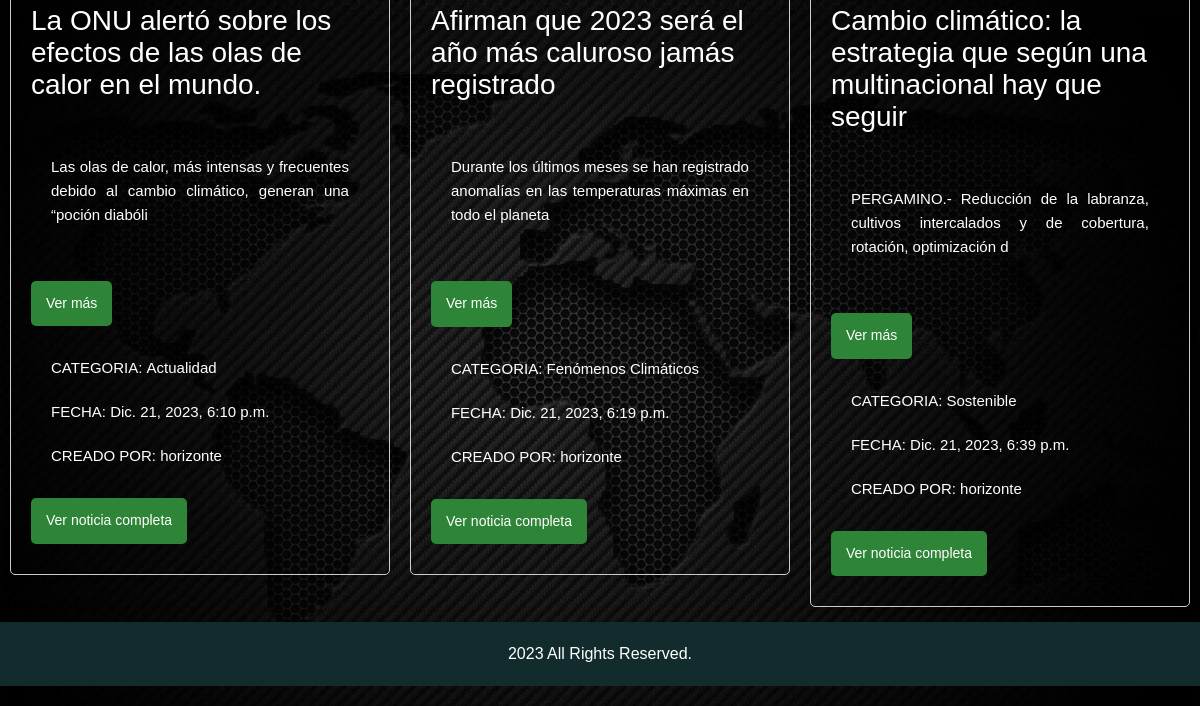
Before: /noticias/ (lower part) with the older database file.
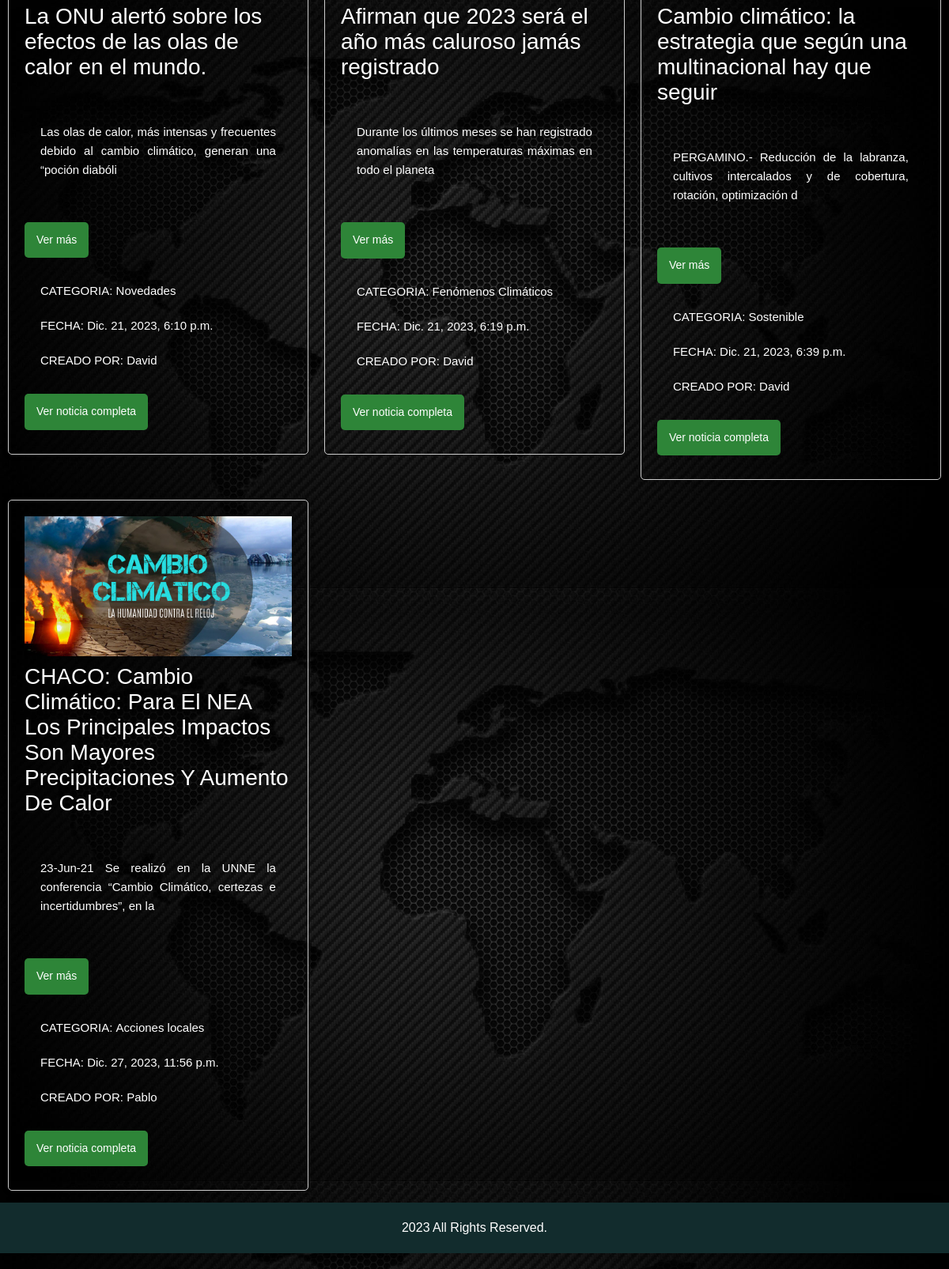
After: the same page with the newer database file.
### apps/noticias/models.py (models this page shows, shortened)
class Noticia(models.Model):
	creado = models.DateTimeField(
		'creado',
		auto_now_add=True)
	modificado = models.DateTimeField(
		'modificado',
		auto_now=True
		)
	titulo = models.CharField(max_length=200)
	contenido = models.TextField()
	imagen = models.ImageField(upload_to = 'noticias')
	categoria = models.ForeignKey(Categoria, on_delete = models.CASCADE)
	usuario = models.ForeignKey(User, on_delete = models.CASCADE)

class Categoria(models.Model):
	nombre = models.CharField(max_length = 100)
	def __str__(self):
		return self.nombre

### apps/noticias/views.py (the view)
# urls.py: path('', views.Home_Noticias, name="h_noticias"),
def Home_Noticias(request):
    contexto = {}
    cat = Categoria.objects.all()
    contexto['categorias'] = cat
    filtro = request.GET.get('categoria', None)
    orden = request.GET.get('orden', None)
    if not filtro or filtro == '0':
        todas = Noticia.objects.all()
    else:
        categoria_seleccionada = Categoria.objects.get(pk=filtro)
        todas = Noticia.objects.filter(categoria=categoria_seleccionada)
    if orden == "asc":
        todas = todas.order_by('creado')
    elif orden == 'dsc':
        todas = todas.order_by('-creado')
    contexto['noticias'] = todas
    return render(request, 'noticias/home_noticias.html', contexto)

### template/noticias/home_noticias.html (shortened to what this page needs)
{% extends 'home.html' %}
{% block contenido %}
<br><br><br><br>
{% for n in noticias %}
    <div class="column">
        <div class="news-item">
            <img src="{{ n.imagen.url }}" alt="Imagen de la noticia" class="news-image">
            <h2>{{ n.titulo }}</h2>
            {% if n.contenido|length > 100 %}
                <p>
                    <span id="contenido-preview-{{ n.pk }}">{{ n.contenido|slice:":100" }}</span>
                </p>
                <button data-noticia-id="{{ n.pk }}" onclick="mostrarMas(this)">Ver más</button>
            {% else %}
                    {{ n.contenido }}
            {% endif %}
            <p><strong>CATEGORIA: </strong>{{n.categoria}}</p>
            <p><strong>FECHA: </strong>{{n.creado}}</p>
            <p><strong>CREADO POR: </strong>{{n.usuario}}</p>
            <a class="boton-noticia" href="{% url 'noticias:detalle_noticia' n.pk %}">Ver noticia completa</a>
        </div>
    </div>
{% endfor %}
{% endblock contenido %}

### template/home.html (shortened to what this page needs)
{% extends 'base.html' %}
{%load static%}

### template/base.html (shortened to what this page needs)
{% load static%}
<!DOCTYPE html>
<html lang="en">
<head>
   <link rel="stylesheet" type="text/css" href="{% static 'css/bootstrap.min.css' %}">
   <link rel="stylesheet" type="text/css" href="{% static 'css/style.css' %}">
   <link rel="stylesheet" href="{% static 'css/responsive.css' %}">
   <link rel="stylesheet" href="{% static 'css/jquery.mCustomScrollbar.min.css' %}">
   <link rel="stylesheet" href="https://netdna.bootstrapcdn.com/font-awesome/4.0.3/css/font-awesome.css">
   <link rel="stylesheet" href="{% static 'css/owl.carousel.min.css' %}">
   <link rel="stylesheet" href="{% static 'css/owl.theme.default.min.css' %}">
   <link rel="stylesheet" href="https://cdnjs.cloudflare.com/ajax/libs/fancybox/2.1.5/jquery.fancybox.min.css"
      media="screen">
</head>
<body>
  <div class="header_section">
    <div class="header_main">
{% block contenido %}
{% endblock contenido %}
<div class="copyright_section">
    <div class="container">
       <p class="copyright_text">2023 All Rights Reserved. </a></p>
    </div>
</div>
 </body>
 </html>

### static/css/style.css (style rules this page uses)
* { box-sizing: border-box !important; transition: ease all 0.5s; }
html { scroll-behavior: smooth; }
body { color: #666666; font-size: 14px; line-height: 1.80857; font-weight: normal; overflow-x: hidden; font-family: 'Poppins', sans-serif; }
a { color: #1f1f1f; text-decoration: none !important; outline: none !important; -webkit-transition: all .3s ease-in-out; -moz-transition: all .3s ease-in-out; -ms-transition: all .3s ease-in-out; -o-transition: all .3s ease-in-out; transition: all .3s ease-in-out; }
h1, h2, h3, h4, h5, h6 { letter-spacing: 0; font-weight: normal; position: relative; padding: 0 0 10px 0; font-weight: normal; line-height: normal; color: #111111; margin: 0 }
h2 { font-size: 22px }
*, *::after, *::before { -webkit-box-sizing: border-box; -moz-box-sizing: border-box; box-sizing: border-box; }
p { margin: 20px; font-weight: 300; font-size: 15px; line-height: 24px; }
a { color: #222222; text-decoration: none; outline: none !important; }
a, .btn { text-decoration: none !important; outline: none !important; -webkit-transition: all .3s ease-in-out; -moz-transition: all .3s ease-in-out; -ms-transition: all .3s ease-in-out; -o-transition: all .3s ease-in-out; transition: all .3s ease-in-out; }
img { max-width: 100%; height: auto; }
button { border: 0; margin: 0; padding: 0; cursor: pointer; }
.header_section { width: 100%; float: left; background-image: url(../images/banner-bg.png); height: auto; background-size: 100%; padding: 0px 0px 20px 0px; }
.header_main { width: 100%; background-image: url(../images/header-bg.png); background-size: 100%; padding: 10px 0px 0px 0px; }
.copyright_section { width: 100%; float: left; background-color: #122c2d; height: auto; }
.copyright_text { width: 100%; float: left; color: #ffffff; text-align: center; font-size: 16px; margin-left: 0px; }

### template/noticias/home_noticias.html (style rules this page uses)
:root { --main-color: hsl(127, 49%, 35%); --hover-color: hsl(127, 49%, 50%); --text-color: white; --link-color: rgb(112, 237, 10); }
body { color: var(--text-color); font-family: Arial, sans-serif; }
.news-item { border: 1px solid #ccc; margin-bottom: 5px; padding: 20px; border-radius: 5px; box-shadow: 0 0 10px rgba(0,0,0,0.1); }
.news-item h2 { color: var(--text-color); font-size: 2em; }
.news-item p { color: var(--text-color); text-align: justify; text-justify: inter-word; white-space: pre-line; }
.news-item img { max-width: 100%; height: auto; }
.news-item a { color: var(--link-color); text-decoration: none; }
.news-item button, .news-item a { background-color: var(--main-color); color: var(--text-color); border: none; padding: 10px 15px; border-radius: 5px; cursor: pointer; width: 100px auto; margin: 10px auto; display: inline-block; }
.news-image { max-width: 50px; height: 50px; margin-bottom: 10px; }
.column { float: left; width: 33.33%; padding: 10px; }

Changed rows visible on the page:
changed Noticia "La ONU alertó sobre los efectos de las olas de calor en el mundo.": categoria "Actualidad" → "Novedades"; usuario "horizonte" → "David"
changed through a linked row, Noticia "Afirman que 2023 será el año más caluroso jamás registrado": usuario "horizonte" → "David"
changed through a linked row, Noticia "Cambio climático: la estrategia que según una multinacional hay que seguir": usuario "horizonte" → "David"
added Noticia: imagen (picture), titulo "CHACO: Cambio Climático: Para El NEA Los Principales Impactos Son Mayores Precipitaciones Y Aumento De Calor", contenido "23-Jun-21 Se realizó en la UNNE la conferencia “Cambio Climático, certezas e incertidumbres”, en la", categoria "Acciones locales", creado "Dic. 27, 2023, 11:56 p.m.", usuario "Pablo"
